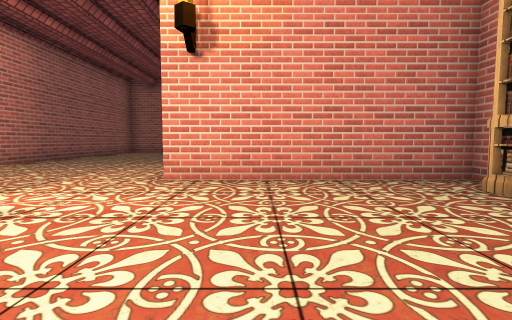
view 1 (above)

16 first-person views from a walk through a Unity game level. The camera is 0.64 m above the floor, tilts 4° down and sees 85° across. Doors are open. The floor is counted in squares, 1 m on a side. Each view is taken from the middle of a square. On the plan, view 1 faces up. The plan holds only what a view shows up to about 9 squares ahead; the rest is blank. The place goes on beyond the plan. Some surface patterns are stand-ins.

view 2
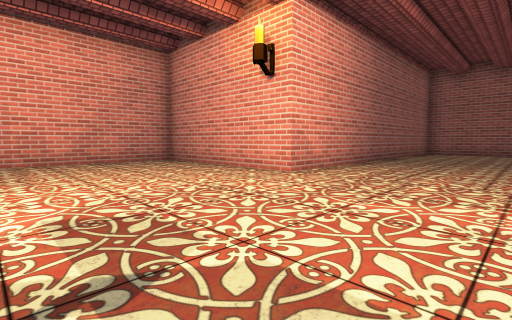

view 3
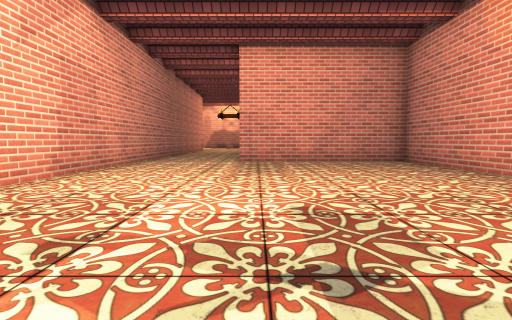

view 4
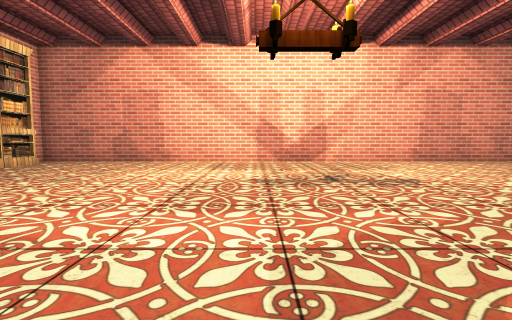

view 5
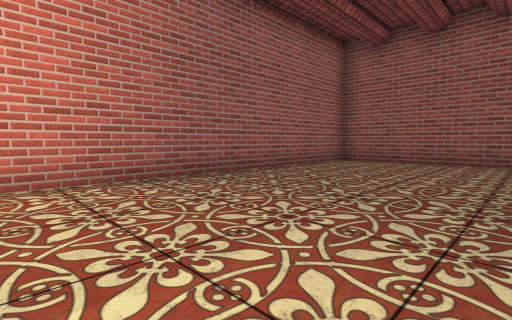

view 6
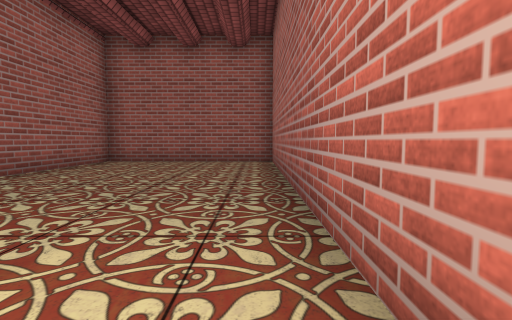

view 7
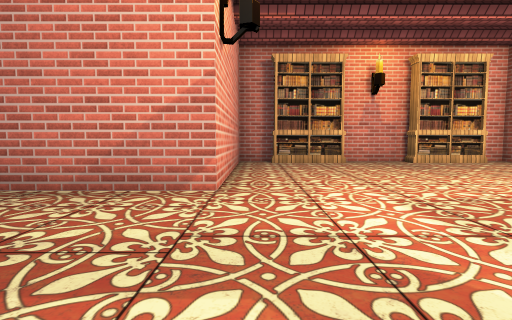

view 8
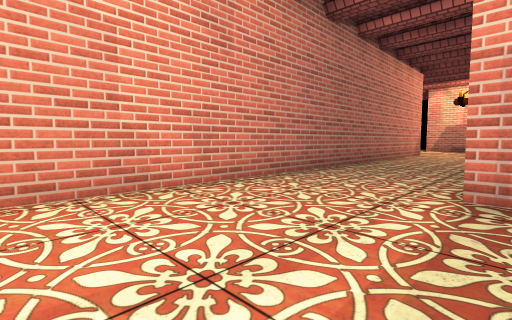

view 9
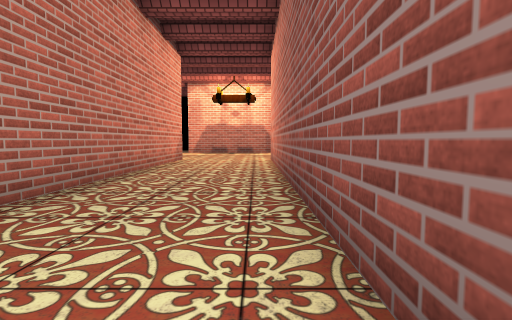

view 10
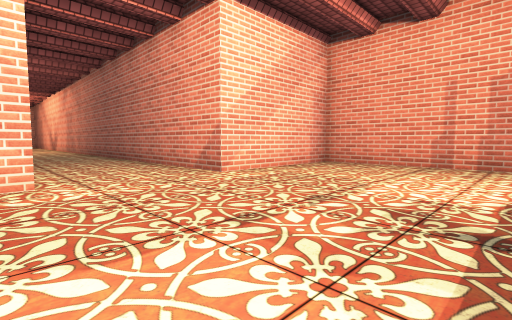

view 11
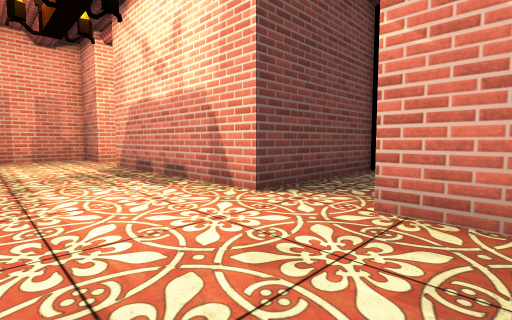

view 12
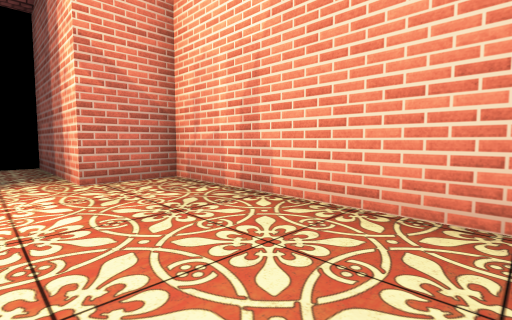

view 13
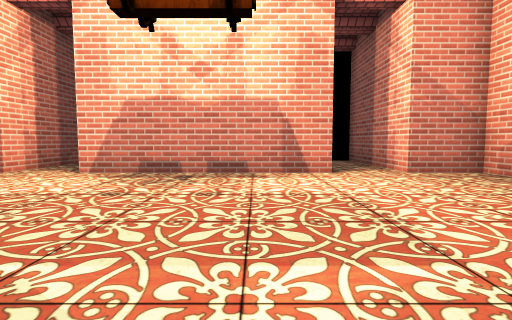

view 14
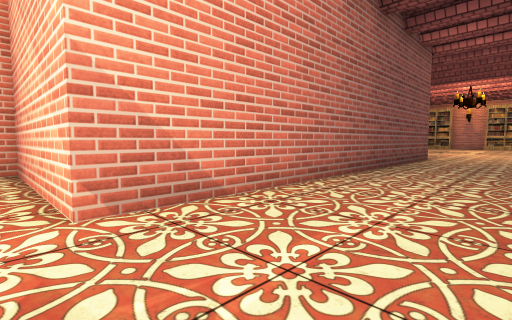

view 15
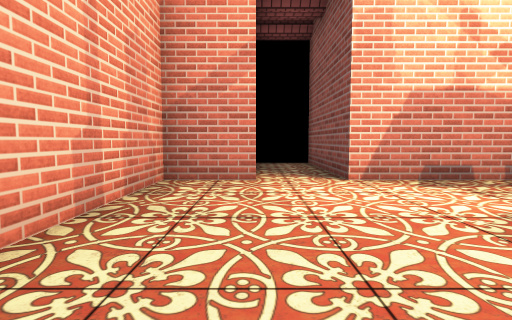

view 16
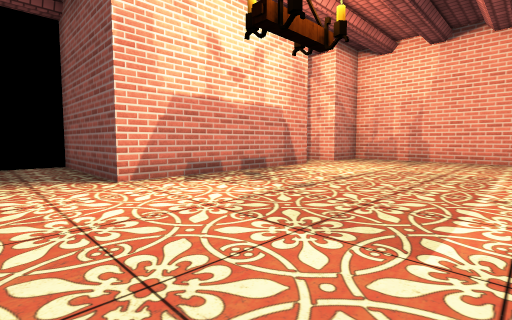

### Floor plan
Ten units are one square. View 1 is at (0, 0); x grows to the right and y downward. Boxes are objects, and circles mark ways between rooms. Rooms are numbered by the first view taken in them; rooms with no view inside come last. Other rooms are left out.
<svg viewBox="-305 -150 345 230">
<path fill="none" stroke="#000" d="M35 -34 35 -45 -15 -45 -15 -142M35 6 35 -14M-14 -145 -65 -145 -65 -45 -115 -45 -115 5 -215 5 -215 -35 -265 -35 -265 -20M-265 -5 -265 45M-265 60 -265 75 -215 75 -215 35 35 35 35 29M-265 -20 -300 -20 -300 -5 -265 -5M-289 60 -265 60M-265 45 -300 45"/>
<rect x="25" y="5" width="10" height="20" fill="#bbb"><title>bookshelf</title></rect>
<rect x="25" y="-35" width="10" height="20" fill="#bbb"><title>bookshelf</title></rect>
<circle cx="-255" cy="-15" r="3" fill="#2a7"/>
<circle cx="-255" cy="55" r="3" fill="#2a7"/>
<text x="-90" y="-20">1</text>
<text x="-280" y="-10">2</text>
<text x="-280" y="50">3</text>
</svg>
Room 1 opens to room 2. Room 1 opens to room 3.

Where each view was taken, in squares from view 1:
view 1: 0 up, 0 right, facing up
view 2: 0 up, 3 left, facing up-left
view 3: 0 up, 3 left, facing left
view 4: 5 up, 3 left, facing down
view 5: 6 up, 2 left, facing up-left
view 6: 6 up, 2 left, facing up
view 7: 4 up, 5 left, facing right
view 8: 0 up, 8 left, facing down-left
view 9: 1 down, 12 left, facing left
view 10: 0 up, 26 left, facing down-right
view 11: 3 up, 24 left, facing down-left
view 12: 1 up, 22 left, facing up-left
view 13: 1 down, 21 left, facing left
view 14: 3 down, 22 left, facing up-right
view 15: 6 down, 22 left, facing left
view 16: 6 down, 22 left, facing up-left
